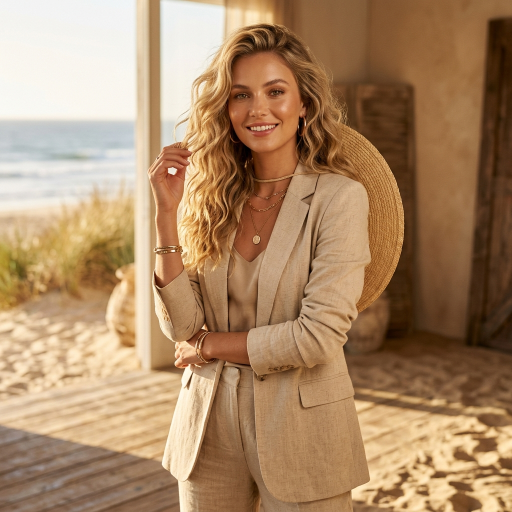
#> input picture assets/hairstyles/beach_waves.png, 1024 x 1024 px (shown at 1/2 size)
$ python -i image_processor.py   (imports and definitions only)
#> lines starting #> are read from the running program, lines starting #| are printed output that depends on the picture
#> in smart_crop_image, img is the input picture: shape (1024, 1024, 3); mean B, G, R 103.5, 137.4, 171.4
import os
import io
import time
from PIL import Image, ImageOps
import cv2
import numpy as np
from django.conf import settings

def get_cascade_dir():
    paths = [
        getattr(cv2, 'data', None) and getattr(cv2.data, 'haarcascades', None),
        '/usr/share/opencv4/haarcascades',
        '/usr/share/opencv/haarcascades',
        '/usr/local/share/opencv4/haarcascades',
        '/usr/local/share/opencv/haarcascades'
    ]
    for p in paths:
        if p and os.path.exists(p):
            return p
    return ''

def strip_letterbox_borders(img):
    gray = cv2.cvtColor(img, cv2.COLOR_BGR2GRAY)
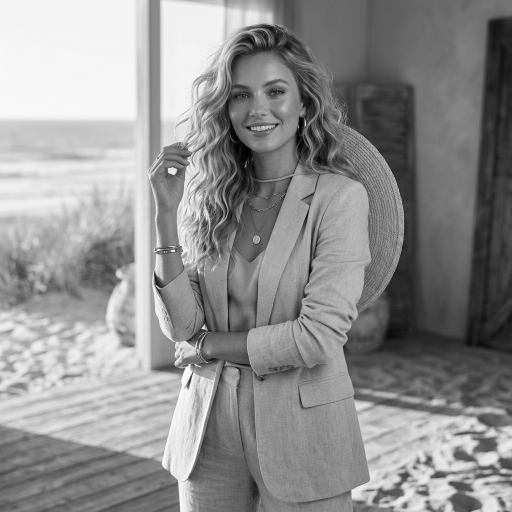
#> gray: shape (1024, 1024) (shown at 1/2 size); min 0, max 252, mean 143.7
    H, W = gray.shape
#> H = 1024; W = 1024
    row_means = np.mean(gray, axis=1)
#> row_means = 1024 values, max 177.4 at index 857, min 119.6 at index 587, mean 143.7
    col_means = np.mean(gray, axis=0)
#> col_means = 1024 values, max 206.7 at index 278, min 73.57 at index 998, mean 143.7

    valid_rows = np.where((row_means > 12) & (row_means < 243))[0]
#> valid_rows = 1024 values from 0 to 1023
    valid_cols = np.where((col_means > 12) & (col_means < 243))[0]
#> valid_cols = 1024 values from 0 to 1023

    if len(valid_rows) > H * 0.3 and len(valid_cols) > W * 0.3:
        y1, y2 = valid_rows[0], valid_rows[-1] + 1
#> y1 = 0; y2 = 1024
        x1, x2 = valid_cols[0], valid_cols[-1] + 1
#> x1 = 0; x2 = 1024
        if (y2 - y1) < H * 0.98 or (x2 - x1) < W * 0.98:
            return img[y1:y2, x1:x2]
    return img

def smart_crop_image(input_path):
    """Smart face crop using OpenCV. Returns (target_path, is_temporary)"""
    if not os.path.exists(input_path):
        return input_path, False

    img = cv2.imread(input_path)
    if img is None:
        return input_path, False

    img = strip_letterbox_borders(img)
    H, W = img.shape[:2]
#> H = 1024; W = 1024

    gray = cv2.cvtColor(img, cv2.COLOR_BGR2GRAY)
    eq_gray = cv2.equalizeHist(gray)
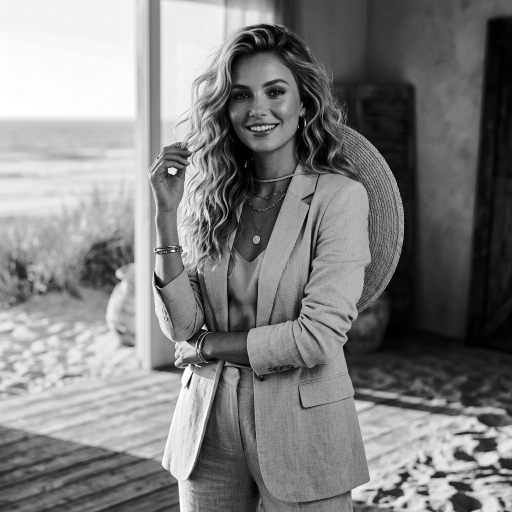
#> eq_gray: shape (1024, 1024) (shown at 1/2 size); min 0, max 255, mean 128.2

    cascade_dir = get_cascade_dir()
    cascade_names = [
        'haarcascade_frontalface_alt2.xml',
        'haarcascade_frontalface_default.xml',
        'haarcascade_frontalface_alt.xml',
        'haarcascade_profileface.xml'
    ]

    all_faces = []
    if cascade_dir:
        for cname in cascade_names:
            cpath = os.path.join(cascade_dir, cname)
            if not os.path.exists(cpath):
                continue
            cascade = cv2.CascadeClassifier(cpath)
            f1 = cascade.detectMultiScale(gray, scaleFactor=1.06, minNeighbors=3, minSize=(35, 35))
            if len(f1) > 0:
                all_faces.extend(f1)
            f2 = cascade.detectMultiScale(eq_gray, scaleFactor=1.06, minNeighbors=3, minSize=(35, 35))
            if len(f2) > 0:
                all_faces.extend(f2)
#> this loop made 4 passes
#> f2 on pass 3: [[957, 945, 57, 57], [431, 118, 181, 181]]
#> (f1, f2) on pass 4: ([[447, 96, 208, 208]], [[454, 100, 206, 206]])
#> after the loop, all_faces = 23 items, first 6: [959, 947, 53, 53], [48, 688, 56, 56], [434, 120, 174, 174], [906, 367, 52, 52], [957, 945, 58, 58], [903, 188, 66, 66]

    dir_name = os.path.dirname(input_path)
    ext = os.path.splitext(input_path)[1] or '.jpg'
    cropped_path = os.path.join(dir_name, f"smart_crop_{int(time.time() * 1000)}{ext}")

    if len(all_faces) > 0:
        all_faces = sorted(all_faces, key=lambda f: f[2] * f[3], reverse=True)
#> all_faces = 23 items, first 6: [447, 96, 208, 208], [454, 100, 206, 206], [432, 118, 181, 181], [437, 117, 181, 181], [431, 118, 181, 181], [436, 118, 178, 178]
        x, y, w, h = all_faces[0]
#> x = 447; y = 96; w = 208; h = 208
        face_size = max(w, h)
#> face_size = 208
        cx, cy = x + w // 2, y + h // 2
#> cx = 551; cy = 200

        crop_size = min(max(int(face_size * 5.0), 400), min(W, H))
#> crop_size = 1024

        y1 = max(0, y - int(face_size * 2.0))
#> y1 = 0
        y2 = min(H, y1 + crop_size)
#> y2 = 1024
        if (y2 - y1) < crop_size and y1 > 0:
            y1 = max(0, y2 - crop_size)

        x1 = max(0, cx - crop_size // 2)
#> x1 = 39
        x2 = min(W, x1 + crop_size)
#> x2 = 1024
        if (x2 - x1) < crop_size and x1 > 0:
            x1 = max(0, x2 - crop_size)
#> x1 = 0

        cropped = img[y1:y2, x1:x2]
        cv2.imwrite(cropped_path, cropped)
        print(f"[SmartCrop] Cropped around face: {cropped_path}")
        return cropped_path, True

    # Aspect ratio fallback
    aspect_ratio = H / W
    if aspect_ratio > 1.2:
        crop_h = int(W * 1.1)
        y1 = int(H * 0.08)
        y2 = min(H, y1 + crop_h)
        cropped = img[y1:y2, 0:W]
        cv2.imwrite(cropped_path, cropped)
        return cropped_path, True
    elif aspect_ratio < 0.8:
        crop_w = H
        x1 = int((W - H) / 2)
        x2 = x1 + crop_w
        cropped = img[0:H, x1:x2]
        cv2.imwrite(cropped_path, cropped)
        return cropped_path, True

    return input_path, False

# [62 lines left out: functions pad_to_square, crop_and_restore, not called in this run]

>>> result = smart_crop_image('../assets/hairstyles/beach_waves.png')
